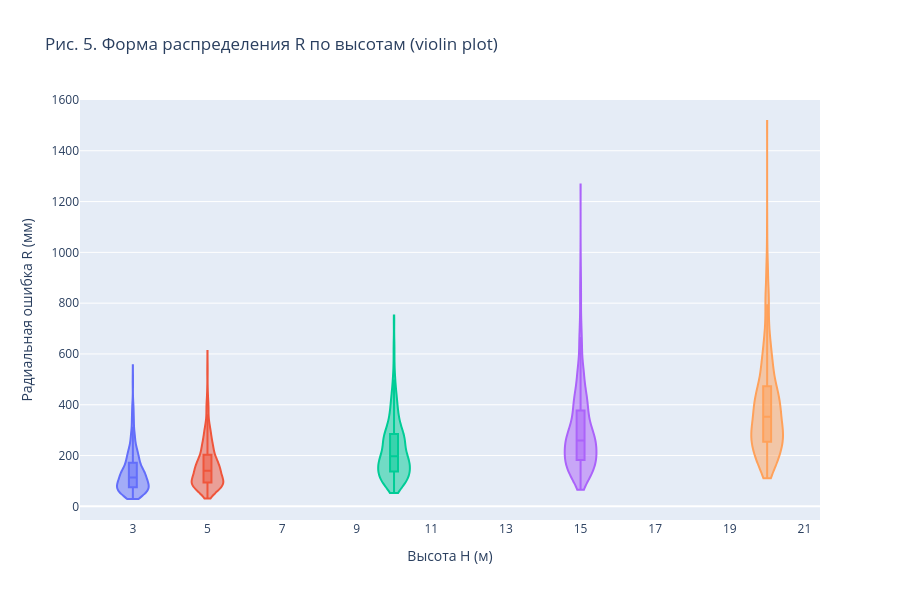

Write notebook code for a chart like this one.
### Code cell
fig = px.violin(
    df, x="H", y="R", color="H_cat", box=True, points=False,
    title="Рис. 5. Форма распределения R по высотам (violin plot)",
    labels={"H": "Высота H (м)", "R": "Радиальная ошибка R (мм)", "H_cat": "Высота"},
    category_orders={"H_cat": H_CAT_ORDER},
)
fig.update_traces(width=0.85, spanmode="hard")
fig.update_layout(showlegend=False, height=600, width=900, violingap=0.15)
ALL_FIGS.append(("fig_05_violin_H", fig))
fig.show()

### Figure 1 — Plotly figure (JSON) as saved in the notebook; plotly's stock layout.template omitted (floating-point values rounded to 4 significant figures; data arrays with more than 128 entries replaced by an {"elided": "..."} marker saying what was removed)
{"data": [{"alignmentgroup": "True", "box": {"visible": true}, "hovertemplate": "Высота=3 м<br>Высота H (м)=%{x}<br>Радиальная ошибка R (мм)=%{y}<extra></extra>", "legendgroup": "3 м", "marker": {"color": "#636efa"}, "name": "3 м", "offsetgroup": "3 м", "orientation": "v", "points": false, "scalegroup": "True", "showlegend": true, "spanmode": "hard", "type": "violin", "width": 0.85, "x": {"elided": "900 int values"}, "x0": " ", "xaxis": "x", "y": {"elided": "900 float values"}, "y0": " ", "yaxis": "y"}, {"alignmentgroup": "True", "box": {"visible": true}, "hovertemplate": "Высота=5 м<br>Высота H (м)=%{x}<br>Радиальная ошибка R (мм)=%{y}<extra></extra>", "legendgroup": "5 м", "marker": {"color": "#EF553B"}, "name": "5 м", "offsetgroup": "5 м", "orientation": "v", "points": false, "scalegroup": "True", "showlegend": true, "spanmode": "hard", "type": "violin", "width": 0.85, "x": {"elided": "900 int values"}, "x0": " ", "xaxis": "x", "y": {"elided": "900 float values"}, "y0": " ", "yaxis": "y"}, {"alignmentgroup": "True", "box": {"visible": true}, "hovertemplate": "Высота=10 м<br>Высота H (м)=%{x}<br>Радиальная ошибка R (мм)=%{y}<extra></extra>", "legendgroup": "10 м", "marker": {"color": "#00cc96"}, "name": "10 м", "offsetgroup": "10 м", "orientation": "v", "points": false, "scalegroup": "True", "showlegend": true, "spanmode": "hard", "type": "violin", "width": 0.85, "x": {"elided": "900 int values"}, "x0": " ", "xaxis": "x", "y": {"elided": "900 float values"}, "y0": " ", "yaxis": "y"}, {"alignmentgroup": "True", "box": {"visible": true}, "hovertemplate": "Высота=15 м<br>Высота H (м)=%{x}<br>Радиальная ошибка R (мм)=%{y}<extra></extra>", "legendgroup": "15 м", "marker": {"color": "#ab63fa"}, "name": "15 м", "offsetgroup": "15 м", "orientation": "v", "points": false, "scalegroup": "True", "showlegend": true, "spanmode": "hard", "type": "violin", "width": 0.85, "x": {"elided": "900 int values"}, "x0": " ", "xaxis": "x", "y": {"elided": "900 float values"}, "y0": " ", "yaxis": "y"}, {"alignmentgroup": "True", "box": {"visible": true}, "hovertemplate": "Высота=20 м<br>Высота H (м)=%{x}<br>Радиальная ошибка R (мм)=%{y}<extra></extra>", "legendgroup": "20 м", "marker": {"color": "#FFA15A"}, "name": "20 м", "offsetgroup": "20 м", "orientation": "v", "points": false, "scalegroup": "True", "showlegend": true, "spanmode": "hard", "type": "violin", "width": 0.85, "x": {"elided": "900 int values"}, "x0": " ", "xaxis": "x", "y": {"elided": "900 float values"}, "y0": " ", "yaxis": "y"}], "layout": {"height": 600, "legend": {"title": {"text": "Высота"}, "tracegroupgap": 0}, "showlegend": false, "title": {"text": "Рис. 5. Форма распределения R по высотам (violin plot)"}, "violingap": 0.15, "violinmode": "group", "width": 900, "xaxis": {"anchor": "y", "domain": [0, 1], "title": {"text": "Высота H (м)"}}, "yaxis": {"anchor": "x", "domain": [0, 1], "title": {"text": "Радиальная ошибка R (мм)"}}}}
